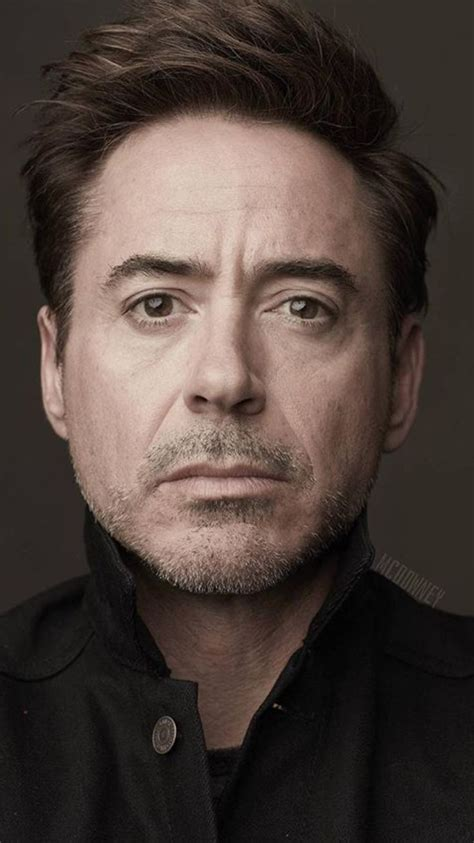
#> input picture customFaceDetection/faces/train/rdj/1.jpeg, 474 x 843 px; its folder holds only this picture in this run
$ python custom.py
#> lines starting #> are read from the running program, lines starting #| are printed output that depends on the picture
import os
import cv2 as cv
import numpy as np

people =['rdj','selena','srk']
DIR = r'faces/train'
# for i in os.listdir(r'faces/train'):
#     people.append(i)

haar_cascade = cv.CascadeClassifier('haarFace.xml')
features = []
labels= []

def create_train():
    for person in people:
        path = os.path.join(DIR,person)
        label = people.index(person)
        print(path)

        for image in os.listdir(path):
            image_path = os.path.join(path,image)
            print(image_path)
            image_array = cv.imread(image_path)
#> image_array is the input picture: shape (843, 474, 3); mean B, G, R 58, 63.6, 76.1
            gray = cv.cvtColor(image_array,cv.COLOR_BGR2GRAY)
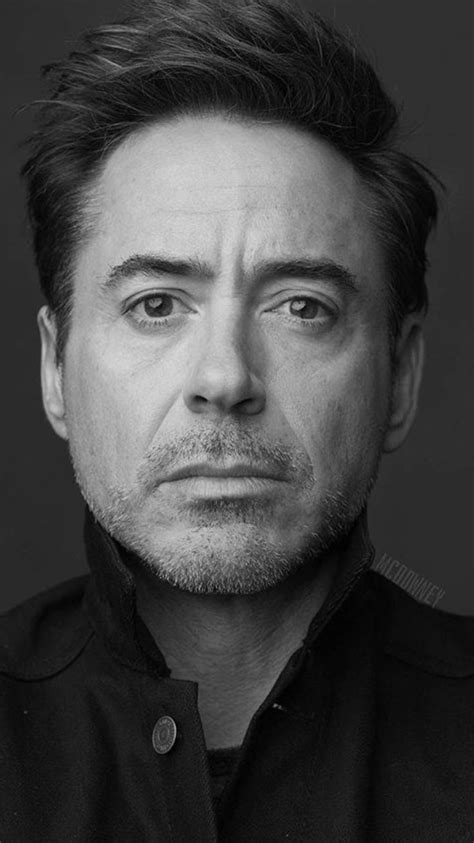
#> gray: shape (843, 474); min 0, max 218, mean 66.7
            face_rect = haar_cascade.detectMultiScale(gray,scaleFactor=1.1,minNeighbors=3)
#> face_rect = [[147, 715, 36, 36], [39, 154, 377, 377]]

            for(x,y,w,h) in face_rect:
                faces_roi = gray[y:y+h, x:x+w]
                features.append(faces_roi)
                labels.append(label)
#> this loop made 2 passes
#> pass 1, in create_train, `faces_roi = gray[y:y+h, x:x+w]`:
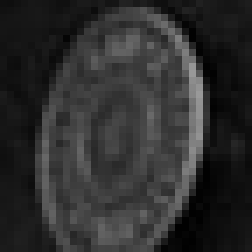
#> faces_roi: shape (36, 36) (shown 7 times larger); min 1, max 153, mean 45.9
#> pass 2, in create_train, `faces_roi = gray[y:y+h, x:x+w]`:
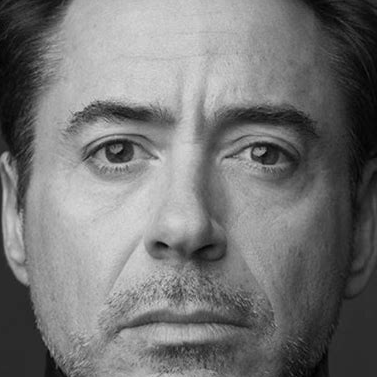
#> faces_roi: shape (377, 377); min 1, max 218, mean 117.6
#> after the loop, features = 2 items; labels = [0, 0]
#> pass 2 of the loop in create_train, `for person in people:`:
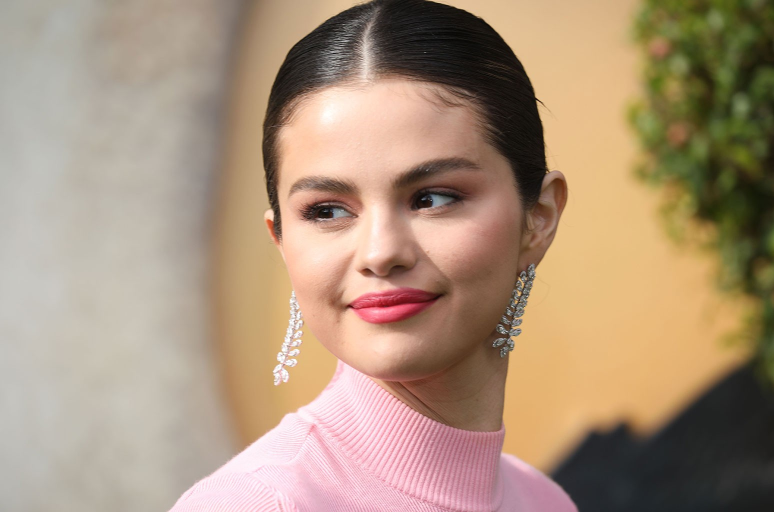
#> input picture customFaceDetection/faces/train/selena/1.jpeg, 1548 x 1024 px (shown at 1/2 size)
#> in create_train, image_array is the input picture: shape (1024, 1548, 3); mean B, G, R 123.3, 146.3, 169.8
#> in create_train, `gray = cv.cvtColor(image_array,cv.COLOR_BGR2GRAY)`:
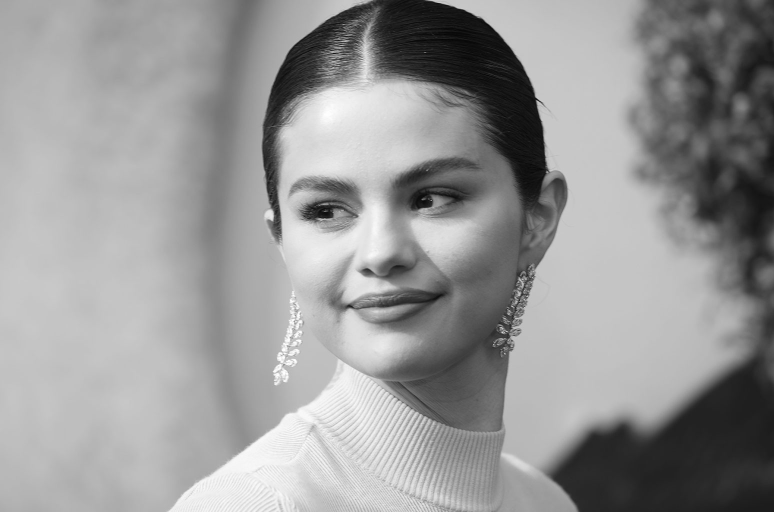
#> gray: shape (1024, 1548) (shown at 1/2 size); min 0, max 255, mean 150.7
#> face_rect = [[471, 169, 596, 596]]
#> the loop in create_train, `for(x,y,w,h) in face_rect:` made 1 pass
#> pass 1, in create_train, `faces_roi = gray[y:y+h, x:x+w]`:
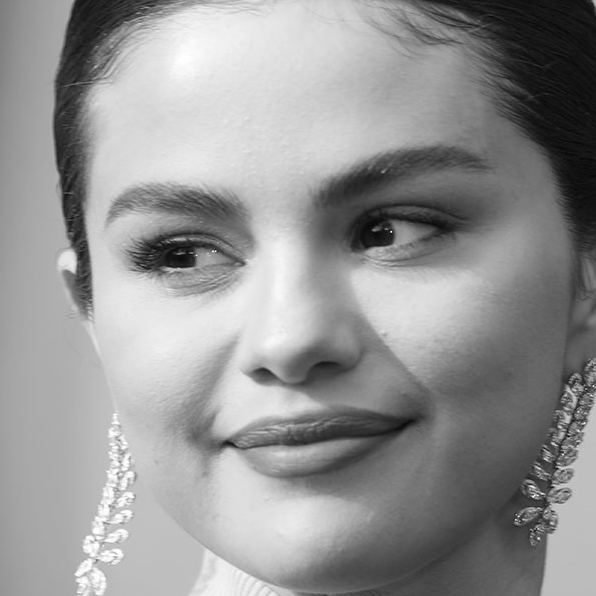
#> faces_roi: shape (596, 596); min 5, max 255, mean 148.4
#> after the loop in create_train, `for(x,y,w,h) in face_rect:`: features = 3 items; labels = [0, 0, 1]

#> (the run stopped early here; a loop or call above may not have finished)
